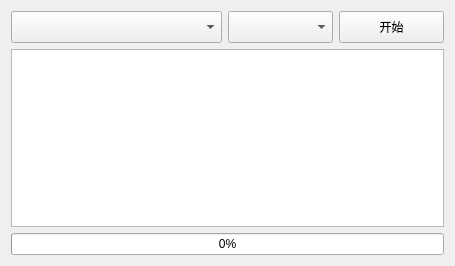
<?xml version="1.0" encoding="UTF-8"?>
<ui version="4.0">
 <class>Form</class>
 <widget class="QWidget" name="Form">
  <property name="geometry">
   <rect>
    <x>0</x>
    <y>0</y>
    <width>455</width>
    <height>266</height>
   </rect>
  </property>
  <property name="windowTitle">
   <string>ESPush 一键烧录</string>
  </property>
  <property name="windowIcon">
   <iconset resource="resources.qrc">
    <normaloff>:/resources/espush.png</normaloff>:/resources/espush.png</iconset>
  </property>
  <layout class="QVBoxLayout" name="verticalLayout">
   <item>
    <layout class="QHBoxLayout" name="horizontalLayout" stretch="2,1,1">
     <item>
      <widget class="QComboBox" name="firm_box">
       <property name="minimumSize">
        <size>
         <width>0</width>
         <height>32</height>
        </size>
       </property>
      </widget>
     </item>
     <item>
      <widget class="QComboBox" name="com_box">
       <property name="minimumSize">
        <size>
         <width>0</width>
         <height>32</height>
        </size>
       </property>
      </widget>
     </item>
     <item>
      <widget class="QPushButton" name="gobtn">
       <property name="minimumSize">
        <size>
         <width>0</width>
         <height>32</height>
        </size>
       </property>
       <property name="text">
        <string>开始</string>
       </property>
      </widget>
     </item>
    </layout>
   </item>
   <item>
    <widget class="QTextBrowser" name="textOut">
     <property name="focusPolicy">
      <enum>Qt::TabFocus</enum>
     </property>
     <property name="contextMenuPolicy">
      <enum>Qt::CustomContextMenu</enum>
     </property>
    </widget>
   </item>
   <item>
    <widget class="QProgressBar" name="progbar">
     <property name="value">
      <number>0</number>
     </property>
    </widget>
   </item>
  </layout>
  <action name="action_clear_console">
   <property name="icon">
    <iconset resource="resources.qrc">
     <normaloff>:/resources/espush.png</normaloff>:/resources/espush.png</iconset>
   </property>
   <property name="text">
    <string>清除内容</string>
   </property>
   <property name="shortcut">
    <string>Ctrl+L</string>
   </property>
  </action>
 </widget>
 <resources>
  <include location="resources.qrc"/>
 </resources>
 <connections>
  <connection>
   <sender>gobtn</sender>
   <signal>clicked()</signal>
   <receiver>Form</receiver>
   <slot>go()</slot>
   <hints>
    <hint type="sourcelabel">
     <x>395</x>
     <y>29</y>
    </hint>
    <hint type="destinationlabel">
     <x>447</x>
     <y>34</y>
    </hint>
   </hints>
  </connection>
  <connection>
   <sender>action_clear_console</sender>
   <signal>triggered()</signal>
   <receiver>Form</receiver>
   <slot>clear_console()</slot>
   <hints>
    <hint type="sourcelabel">
     <x>-1</x>
     <y>-1</y>
    </hint>
    <hint type="destinationlabel">
     <x>227</x>
     <y>132</y>
    </hint>
   </hints>
  </connection>
  <connection>
   <sender>textOut</sender>
   <signal>customContextMenuRequested(QPoint)</signal>
   <receiver>Form</receiver>
   <slot>show_ctx_menu()</slot>
   <hints>
    <hint type="sourcelabel">
     <x>125</x>
     <y>68</y>
    </hint>
    <hint type="destinationlabel">
     <x>3</x>
     <y>45</y>
    </hint>
   </hints>
  </connection>
 </connections>
 <slots>
  <slot>go()</slot>
  <slot>clear_console()</slot>
  <slot>show_ctx_menu()</slot>
 </slots>
</ui>
